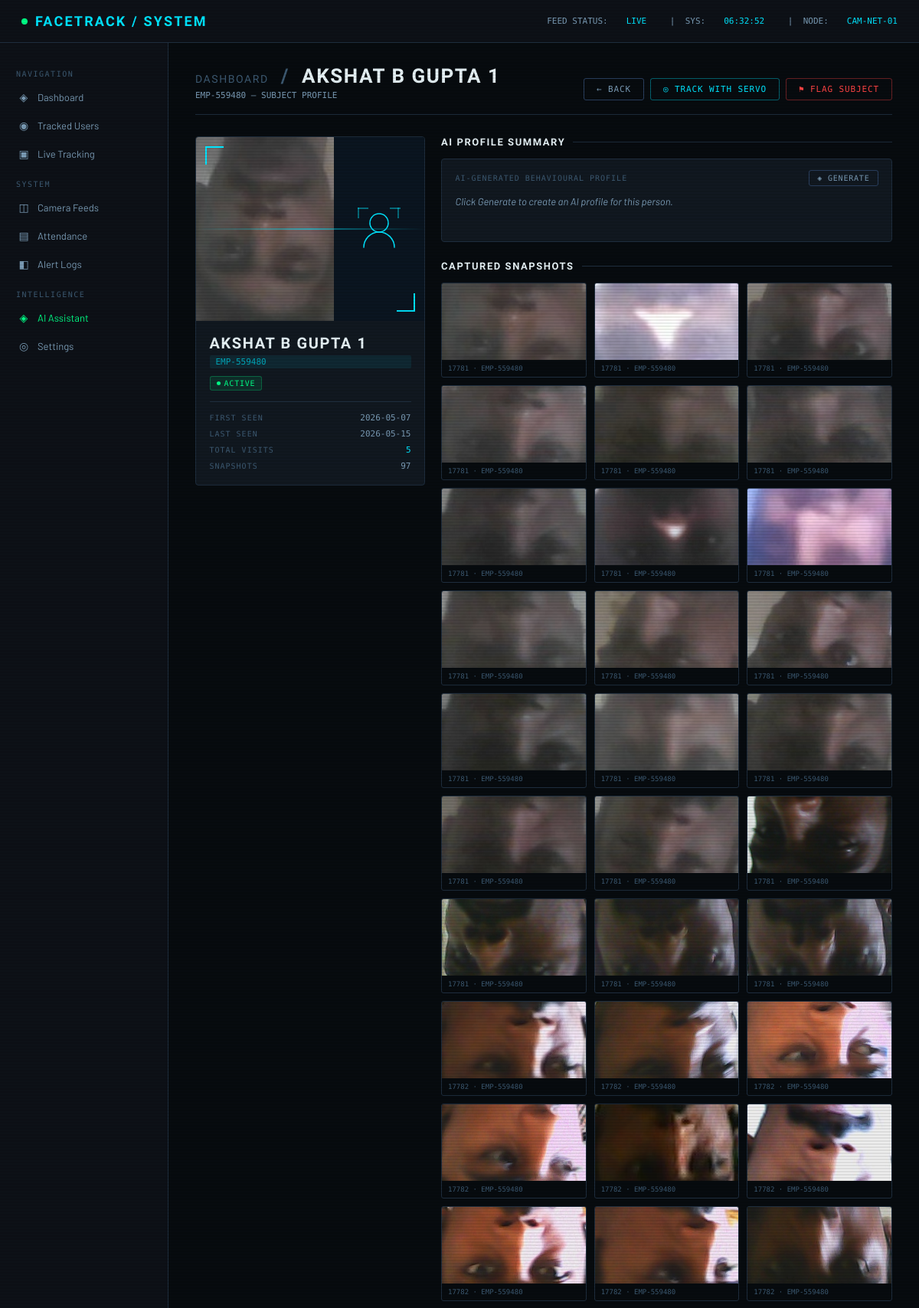
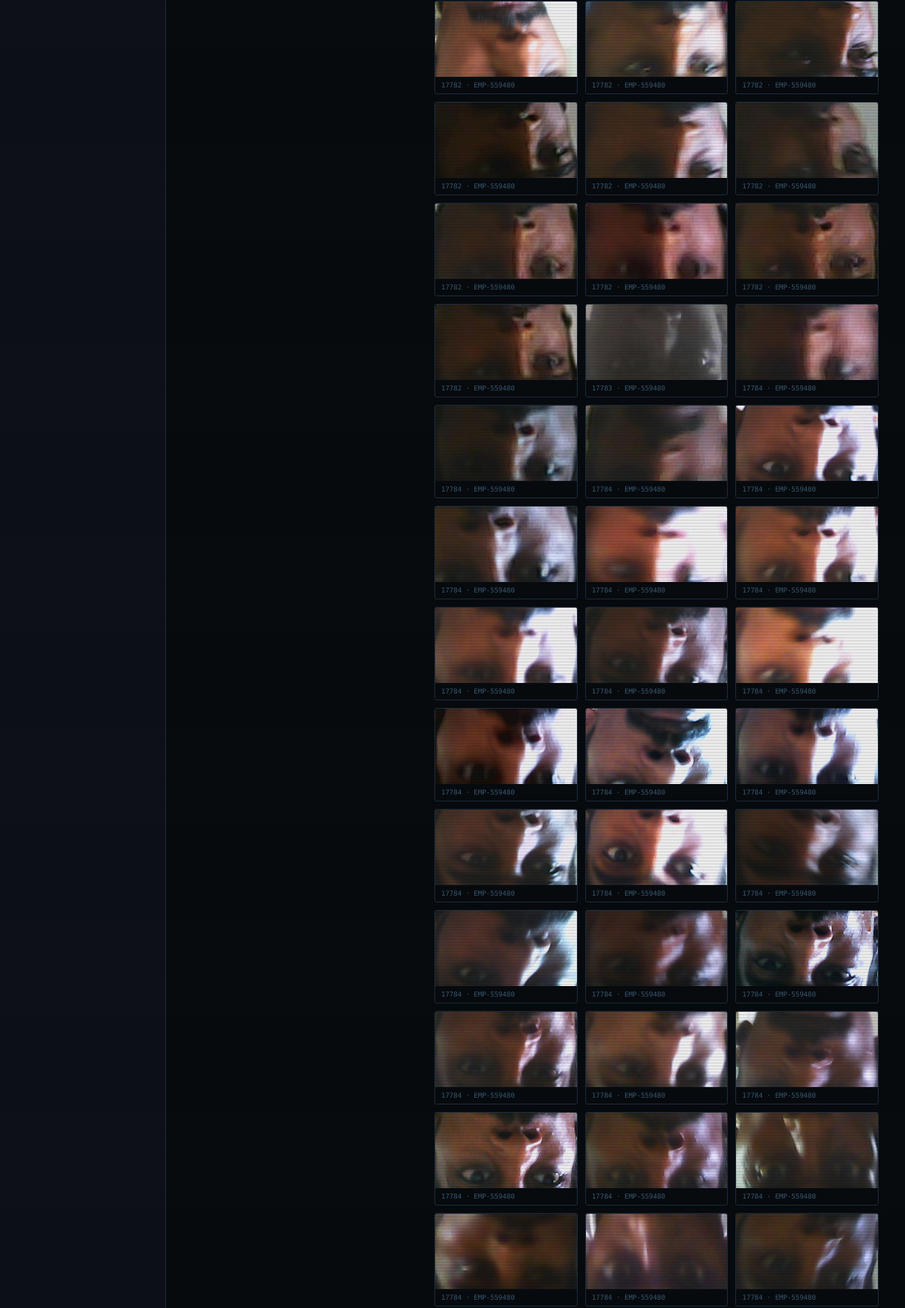
Page /user/EMP-559480 (upper part) on the committed database (2 pictures, top to bottom).
### database.py (models this page shows, shortened)
class Person(Base):
    __tablename__ = "persons"
    id          = Column(Integer, primary_key=True, autoincrement=True)
    name        = Column(String(100), nullable=False)
    employee_id = Column(String(50), unique=True, nullable=False)
    role        = Column(String(100), default="Employee")
    department  = Column(String(100), default="General")
    photo_path  = Column(String(255), nullable=True)      # saved face snapshot
    created_at  = Column(DateTime, default=datetime.utcnow)
    is_active   = Column(Boolean, default=True)
    embeddings  = relationship("FaceEmbedding", back_populates="person", cascade="all, delete-orphan")
    logs        = relationship("AttendanceLog",  back_populates="person", cascade="all, delete-orphan")

### app.py (the view)
@app.route("/user/<employee_id>")
def user_detail(employee_id):
    user=_get_user(employee_id)
    if user is None: return redirect(url_for("index"))
    return render_template("user_detail.html",user=user)

### app.py (called while the page is built)
def _get_user(eid):
    session = get_session()
    try:
        p = session.query(Person).filter_by(employee_id=eid).first()
        return _person_to_user(p) if p else None
    finally: session.close()

### database.py (called while the page is built)
def get_session():
    return SessionLocal()

### templates/user_detail.html (shortened to what this page needs)
{% extends "base.html" %}
{% block content %}
<div class="page-header">
  <div>
    <h1>
      <a href="/" style="color:var(--text-lo); text-decoration:none; font-size:14px; font-weight:400;">Dashboard</a>
      <span style="color:var(--text-lo); margin: 0 8px;">/</span>
      {{ user.name }}
    </h1>
    <div class="sub">{{ user.id }} — SUBJECT PROFILE</div>
  </div>
  <div style="display:flex; gap:8px;">
    <a href="/" class="btn">← Back</a>
    <button class="btn" id="track-btn" onclick="toggleTracking()" style="color:var(--accent); border-color:rgba(0,229,255,0.4);">
    </button>
    {% if user.status == 'active' %}
      <form method="POST" action="/user/{{ user.id }}/flag" style="margin:0;">
        <button type="submit" class="btn" style="color:var(--red); border-color:rgba(255,68,68,0.4);">⚑ Flag Subject</button>
      </form>
    {% else %}
      <form method="POST" action="/user/{{ user.id }}/clear" style="margin:0;">
        <button type="submit" class="btn" style="color:var(--green); border-color:rgba(0,255,135,0.4);">✓ Clear Flag</button>
      </form>
    {% endif %}
  </div>
</div>
<div class="detail-layout">
  <div class="profile-card">
    <div class="profile-avatar">
      {% if user.snapshots %}
        <img
          src="{{ url_for('static', filename='snapshots/' + user.snapshots[0].filename) }}"
          alt="Latest snapshot"
          onerror="this.style.display='none'"
        />
      {% endif %}
      <div class="placeholder">
      </div>
      <div class="scan-line"></div>
    </div>
    <div class="profile-body">
      <div class="profile-name">{{ user.name }}</div>
      <div class="id-chip">{{ user.id }}</div>
      <div style="margin-top: 8px;">
        {% if user.status == 'active' %}
          <span class="badge badge-green"><span class="badge-dot"></span>Active</span>
        {% elif user.status == 'flagged' %}
          <span class="badge badge-red"><span class="badge-dot"></span>⚑ Flagged</span>
        {% else %}
          <span class="badge badge-amber"><span class="badge-dot"></span>{{ user.status }}</span>
        {% endif %}
      </div>
      <div class="profile-rows">
        <div class="profile-row">
          <span class="key">First Seen</span>
          <span class="val">{{ user.first_seen[:10] }}</span>
        </div>
        <div class="profile-row">
          <span class="key">Last Seen</span>
          <span class="val">{{ user.last_seen[:10] }}</span>
        </div>
        <div class="profile-row">
          <span class="key">Total Visits</span>
          <span class="val" style="color:var(--accent);">{{ user.visit_count }}</span>
        </div>
        <div class="profile-row">
          <span class="key">Snapshots</span>
          <span class="val">{{ user.snapshots|length }}</span>
        </div>
      </div>
    </div>
  </div>
  <div>
    <div class="section-block">
      <div class="section-title">AI Profile Summary</div>
      <div class="card" style="padding:1rem 1.25rem;" id="ai-summary-card">
        <div style="display:flex;align-items:center;justify-content:space-between;margin-bottom:10px;">
          <div style="font-family:var(--font-mono);font-size:10px;color:var(--text-lo);
                      letter-spacing:.1em;text-transform:uppercase;">
            AI-Generated Behavioural Profile
          </div>
          <button class="btn" id="ai-summary-btn" onclick="loadAISummary()" style="padding:4px 10px;font-size:10px;">
            ◈ Generate
          </button>
        </div>
        <div id="ai-summary-text" style="font-size:13px;color:var(--text-mid);
             line-height:1.6;font-style:italic;min-height:48px;">
          Click Generate to create an AI profile for this person.
        </div>
      </div>
    </div>
    <div class="section-block">
      <div class="section-title">Captured Snapshots</div>
      <div class="snapshots-grid">
        {% for snap in user.snapshots %}
        <div class="snapshot-item">
          <img
            src="{{ url_for('static', filename='snapshots/' + snap.filename) }}"
            alt="snapshot"
            onerror="this.style.display='none'; this.parentElement.querySelector('.snap-placeholder').style.display='flex';"
          />
          <div class="snapshot-meta">{{ snap.timestamp[11:16] }} · {{ snap.timestamp[:10] }}</div>
        </div>
        {% endfor %}
      </div>
    </div>
  </div>
</div>
{% endblock %}

### templates/base.html (style rules this page uses)
*, *::before, *::after { box-sizing: border-box; margin: 0; padding: 0; }
:root { --bg-deep: #070b0f; --bg-panel: #0d1117; --bg-card: #111820; --bg-hover: #161f2a; --border: #1e2d3d; --border-hi: #2a4060; --accent: #00e5ff; --accent-dim: #00a8bb; --accent-glow:#00e5ff22; --green: #00ff87; --red: #ff4444; --amber: #ffb300; --text-hi: #e8f4f8; --text-mid: #7a9bb5; --text-lo: #3d5a72; --font-mono: 'Share Tech Mono', monospace; --font-body: 'Barlow', sans-serif; --font-cond: 'Barlow Condensed', sans-serif; }
html, body { background: var(--bg-deep); color: var(--text-hi); font-family: var(--font-body); font-size: 14px; min-height: 100vh; }
body::before { content: ''; position: fixed; inset: 0; background: repeating-linear-gradient( 0deg, transparent, transparent 2px, rgba(0,0,0,0.07) 2px, rgba(0,0,0,0.07) 4px ); pointer-events: none; z-index: 9999; }
.page-header { display: flex; align-items: flex-end; justify-content: space-between; margin-bottom: 2rem; padding-bottom: 1.25rem; border-bottom: 1px solid var(--border); }
.page-header h1 { font-family: var(--font-cond); font-size: 26px; font-weight: 700; letter-spacing: 0.06em; color: var(--text-hi); text-transform: uppercase; }
.page-header .sub { font-family: var(--font-mono); font-size: 11px; color: var(--text-mid); margin-top: 4px; }
.card { background: var(--bg-card); border: 1px solid var(--border); border-radius: 4px; padding: 1.25rem 1.5rem; }
.badge { display: inline-flex; align-items: center; gap: 5px; padding: 3px 8px; border-radius: 3px; font-family: var(--font-mono); font-size: 10px; letter-spacing: 0.08em; text-transform: uppercase; }
.badge-green { background: rgba(0,255,135,0.1); color: var(--green); border: 1px solid rgba(0,255,135,0.25); }
.badge-dot { width: 5px; height: 5px; border-radius: 50%; background: currentColor; }
.btn { display: inline-flex; align-items: center; gap: 6px; padding: 7px 16px; background: transparent; border: 1px solid var(--border-hi); color: var(--text-mid); font-family: var(--font-mono); font-size: 11px; letter-spacing: 0.08em; text-transform: uppercase; border-radius: 3px; cursor: pointer; text-decoration: none; transition: all 0.15s; }
.id-chip { font-family: var(--font-mono); font-size: 11px; color: var(--accent-dim); background: rgba(0,229,255,0.08); padding: 2px 8px; border-radius: 2px; }

### rows in the picture
Person: name "AKSHAT B GUPTA 1", id "EMP-559480", shows a picture, timestamp "17781", employee "EMP-559480", timestamp "17782", timestamp "17783", timestamp "17784"

### other values in the picture
{{ user.first_seen[:10] }} "2026-05-07"
{{ user.last_seen[:10] }} "2026-05-15"
{{ user.visit_count }} "5"
{{ user.snapshots|length }} "97"
